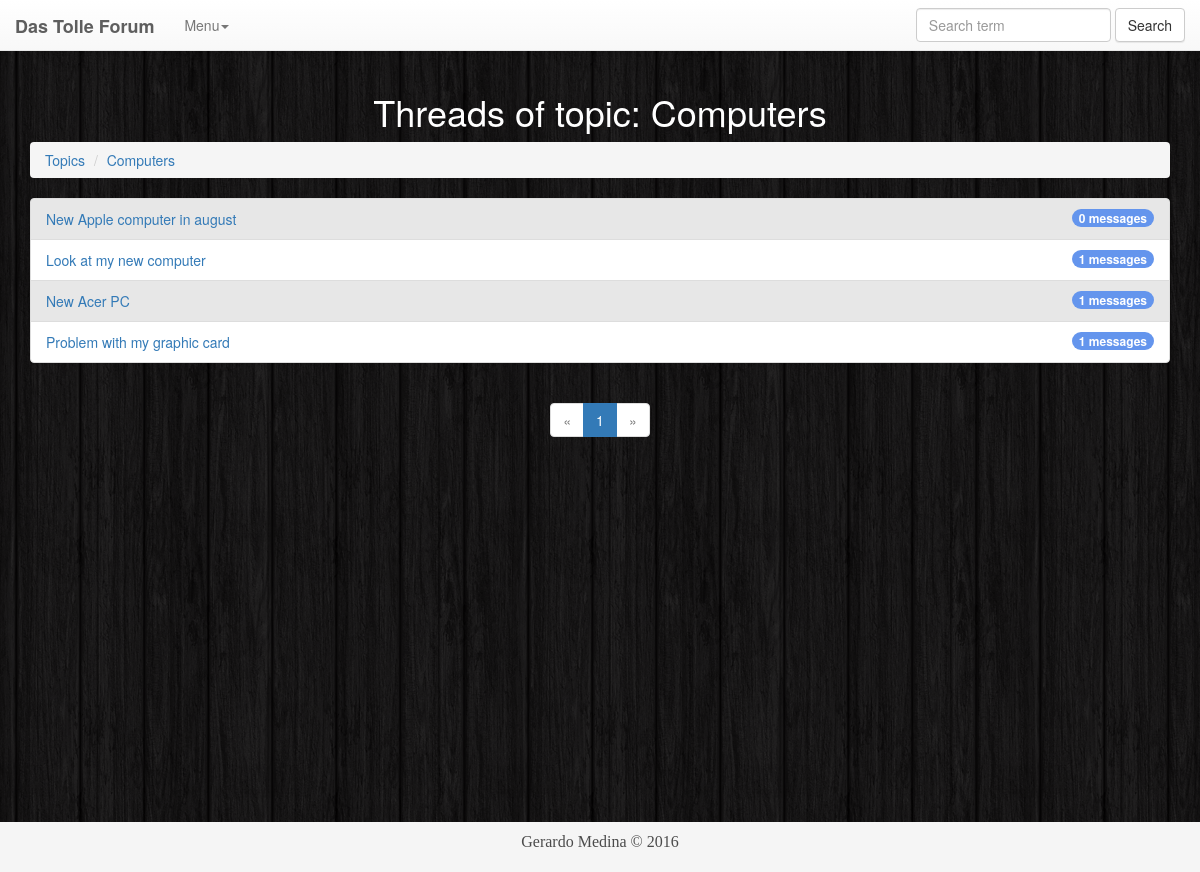
/30/threads, run on an earlier commit of the app's database.
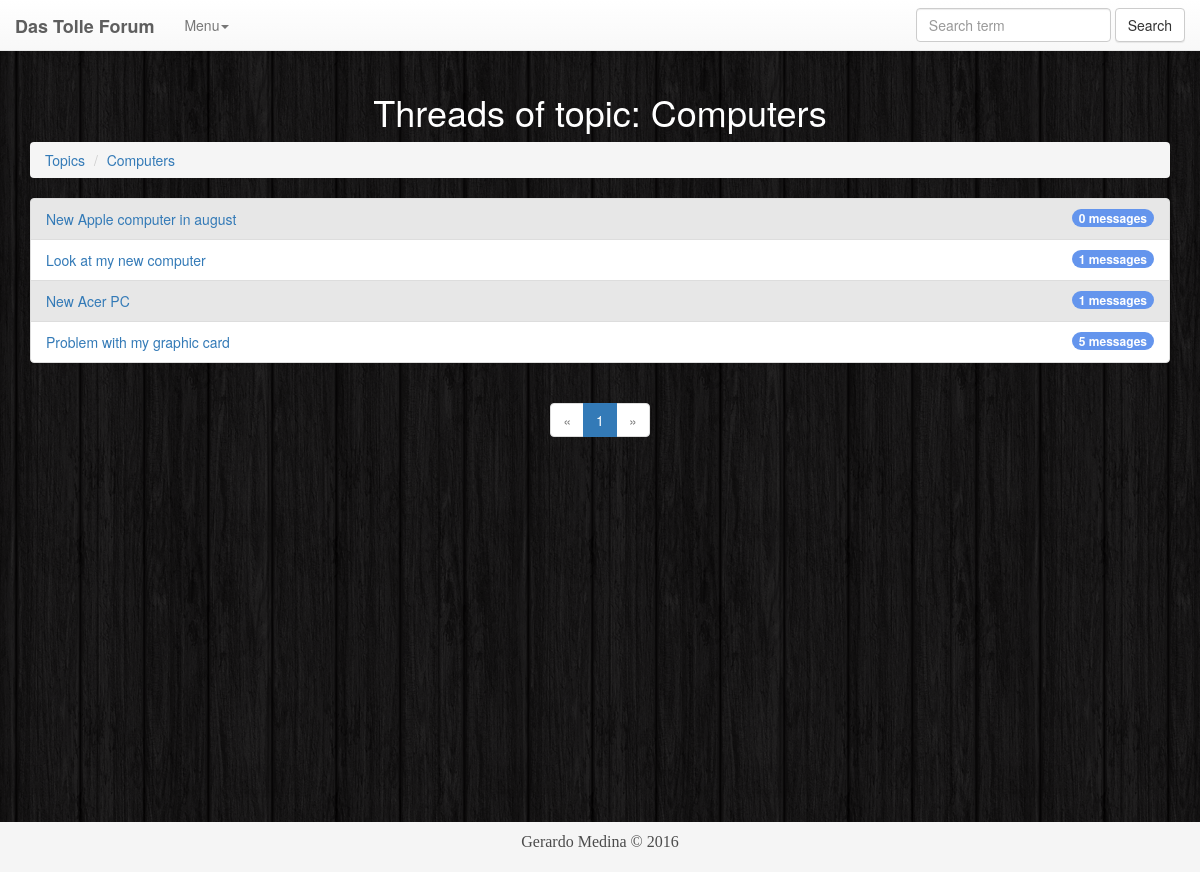
And on a later commit of the database.
### forum/models.py (models this page shows, shortened)
class Thread(models.Model):
    title = models.CharField(max_length=100)
    topic = models.ForeignKey(Topic) #1:N
    no_of_messages = models.IntegerField(default=0)
    date_created = models.DateTimeField(auto_now_add=True)

### forum/views.py (the view)
# urls.py: url(r'^(?P<pk>[0-9]+)/threads$', forum.views.show_threads),
def show_threads(request, pk):
    topic = Topic.objects.get(pk=pk)
    threads = Thread.objects.filter(topic=topic)
    paginator = Paginator(threads, threads_per_page)  # Show 25 contacts per page
    page = request.GET.get('page')
    try:
        threads = paginator.page(page)
    except PageNotAnInteger:
        threads = paginator.page(1)
    except EmptyPage:
        threads = paginator.page(paginator.num_pages)
    return render(request, 'threads.html', {'threads': threads, 'topic':topic})

### templates/threads.html (shortened to what this page needs)
{% extends "base.html" %}
{% load bootstrap3 %}
{% block content %}
    <div class="container">
        <h1>Threads of topic: {{ topic.name }}
        </h1>
        <ol class="breadcrumb">
            <li><a href="/topics">Topics</a></li>
            <li><a href="#">{{ topic.name }}</a></li>
        </ol>
        <ul class="list-group">
            {% for thread in threads %}
                <li class="list-group-item stripedli">
                    <span class="badge"
                          style="background-color: cornflowerblue">{{ thread.no_of_messages }} messages</span>
                    <a href="/{{ topic.pk }}/{{ thread.pk }}/messages">{{ thread.title }}</a>
                </li>
            {% endfor %}
        </ul>
        <center>
            <nav>
                <ul class="pagination">
                    <li {% if not threads.has_previous %}class="disabled"{% endif %}>
                        <a {% if threads.has_previous %}href="?page={{ threads.previous_page_number }}"{% endif %}>
                            <span aria-hidden="true">&laquo;</span></a></li>
                    {% for range in threads.paginator.page_range %}
                        {% if range == threads.number %}
                            <li class="active "><a href="?page={{ range }}">{{ range }}</a></li>
                        {% else %}
                            <li class="{% if range == threads.number %}active {% endif %}"><a
                                    href="?page={{ range }}">{{ range }}</a></li>
                        {% endif %}
                    {% endfor %}
                    <li {% if not threads.has_next %}class="disabled"{% endif %}>
                        <a  {% if threads.has_next %} href="?page={{ threads.next_page_number }}" {% endif %}>
                            <span aria-hidden="true">&raquo;</span></a></li>
                </ul>
            </nav>
        </center>
    </div>
{% endblock %}

What changed in the data, as far as the page shows it:
changed Thread "Problem with my graphic card": no_of_messages "1" → "5"
